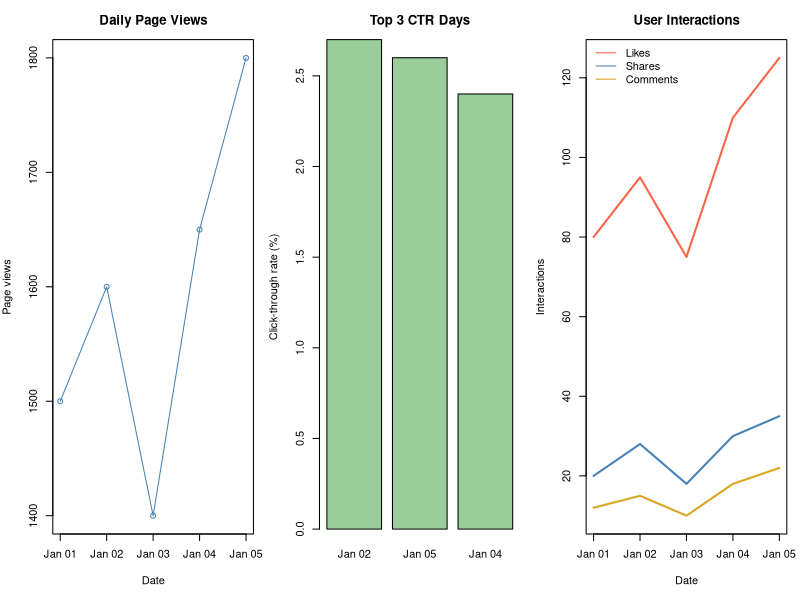

This figure's R source:
# Set 5: Website Analytics
traffic <- data.frame(date = as.Date(sprintf("2023-01-%02d", 1:5)), views = c(1500, 1600, 1400, 1650, 1800), ctr = c(2.3, 2.7, 2.0, 2.4, 2.6))
# Interaction counts are sample values because the prompt provides no likes/shares/comments data.
interactions <- data.frame(date = traffic$date, Likes = c(80, 95, 75, 110, 125), Shares = c(20, 28, 18, 30, 35), Comments = c(12, 15, 10, 18, 22))
old <- par(mfrow = c(1, 3), mar = c(5, 4, 3, 1))
plot(traffic$date, traffic$views, type = "o", xlab = "Date", ylab = "Page views", main = "Daily Page Views", col = "steelblue")
rank <- order(traffic$ctr, decreasing = TRUE)[1:3]
barplot(traffic$ctr[rank], names.arg = format(traffic$date[rank], "%b %d"), ylab = "Click-through rate (%)", main = "Top 3 CTR Days", col = "darkseagreen3")
matplot(interactions$date, interactions[-1], type = "l", lty = 1, lwd = 2, xlab = "Date", ylab = "Interactions", main = "User Interactions", col = c("tomato", "steelblue", "goldenrod"))
legend("topleft", colnames(interactions)[-1], col = c("tomato", "steelblue", "goldenrod"), lty = 1, bty = "n")
par(old)
print(traffic)
